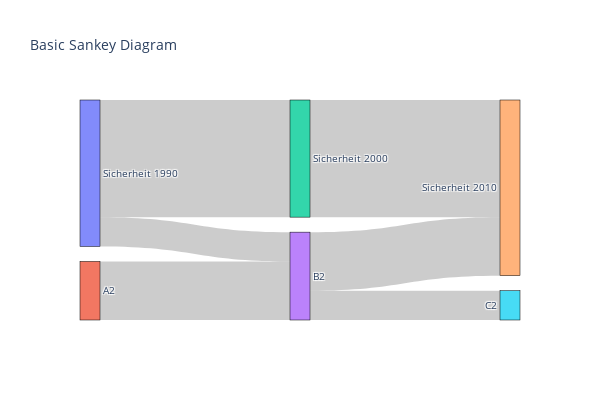

Notebook code for this chart:
### Code cell
fig = go.Figure(data=[go.Sankey(
    node = dict(
      pad = 15,
      thickness = 20,
      line = dict(color = "black", width = 0.5),
      label = ["Sicherheit 1990", "A2", "Sicherheit 2000", "B2", "Sicherheit 2010", "C2"]
      
    ),
    link = dict(
      source = [0, 0, 1, 2, 3, 3], 
      target = [2, 3, 3, 4, 4, 5],
      value =  [8, 2, 4, 8, 4, 2],

  ))])

fig.update_layout(title_text="Basic Sankey Diagram", font_size=10,width=600, height=400)
fig.show()

### Figure 1 — Plotly figure (JSON) as saved in the notebook; plotly's stock layout.template omitted (floating-point values rounded to 4 significant figures)
{"data": [{"link": {"source": [0, 0, 1, 2, 3, 3], "target": [2, 3, 3, 4, 4, 5], "value": [8, 2, 4, 8, 4, 2]}, "node": {"label": ["Sicherheit 1990", "A2", "Sicherheit 2000", "B2", "Sicherheit 2010", "C2"], "line": {"color": "black", "width": 0.5}, "pad": 15, "thickness": 20}, "type": "sankey"}], "layout": {"font": {"size": 10}, "height": 400, "title": {"text": "Basic Sankey Diagram"}, "width": 600}}
